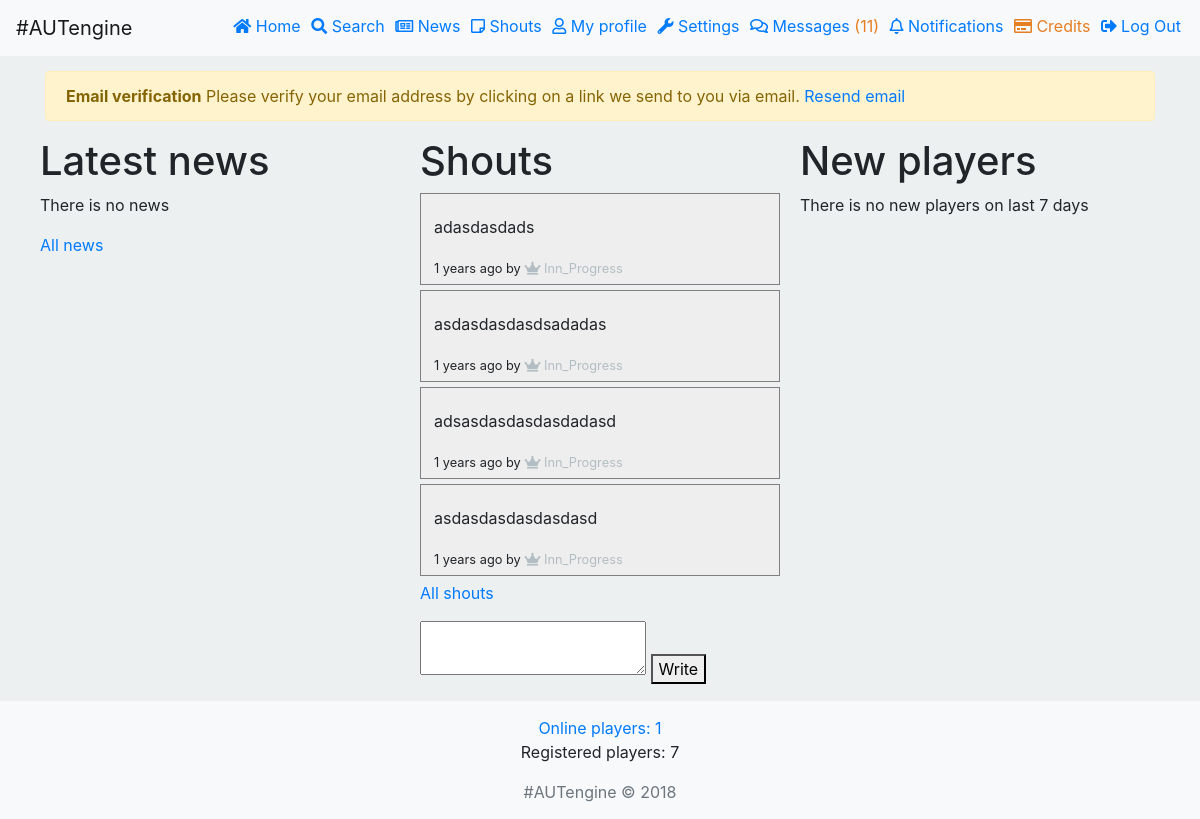
Screenshot of /home.php (signed in) with the database file from the repository.
### tables this page shows
CREATE TABLE `shouts` (
  `ID` int(11) NOT NULL,
  `writerID` int(11) NOT NULL,
  `content` text NOT NULL,
  `time` int(11) NOT NULL
);

CREATE TABLE `users` (
  `ID` int(11) NOT NULL,
  `username` text NOT NULL,
  `email` text NOT NULL,
  `emailVerified` tinyint(1) NOT NULL DEFAULT '0',
  `password` varchar(255) NOT NULL,
  `registrationIP` varchar(15) NOT NULL DEFAULT 'notfound',
  `lastIP` varchar(15) NOT NULL DEFAULT 'notfound',
  `role` tinyint(1) NOT NULL DEFAULT '0',
  `registerDate` int(11) NOT NULL,
  `loginDate` int(11) NOT NULL DEFAULT '0',
  `miniMsg` text,
  `errorMsg` text,
  `lastShout` int(11) NOT NULL DEFAULT '0',
  `mute` int(11) NOT NULL DEFAULT '0',
  `lastPage` varchar(100) NOT NULL DEFAULT 'home.php',
  `lastComment` int(11) NOT NULL DEFAULT '0',
  `credits` int(11) NOT NULL DEFAULT '10',
  `vip` int(11) NOT NULL DEFAULT '0'
);

### src/classes/User.php (called while the page is built, shortened)
<?php
class User
{
  static function onlineUsers() {
  	global $connection;
    $users = 0;
  	if($onlineUsersCount = mysqli_query($connection, "SELECT * FROM `user_online`")) {
  	   $users = mysqli_num_rows($onlineUsersCount);
    }
    return $users;
  }
  static function loadSInfo($id = null, $table = "bans") {
  	global $connection;
  	$query = "SELECT * FROM `".$table."` WHERE `userID`='".mysqli_real_escape_string($connection, $id)."'";
  	$query = mysqli_query($connection, $query);
  	$row = mysqli_fetch_array($query);
  	return $row;
  }
}
?>

### scripts/mainFuncs.php (the view, shortened to what this page needs)
<?php
$connection -> query("DELETE FROM `user_online` WHERE `time`<'".(time() - 600)."'");
$connection -> query("DELETE FROM `bans` WHERE `time` - '".time()."' < 1 AND `time` != '-1'");
$connection -> query("DELETE FROM `mutes` WHERE `time` - '".time()."' < 1");
$settingsIncludes = "";
function userLink($id) {
	global $connection;
	$query = "SELECT `username`, `loginDate`, `role`, `vip` FROM `users` WHERE `ID`='".mysqli_real_escape_string($connection, $id)."'";
	$query = mysqli_query($connection, $query);
	$row = mysqli_fetch_array($query);
	$addClasses = "";
	$icon = '<i class="fas fa-user"></i>';
	if($row['role'] == 2 || $row['role'] == 3) $icon = '<i class="fas fa-screwdriver"></i>';
	else if($row['role'] == 4) {
		$icon = '<i class="fas fa-crown"></i>';
	}
	if(time() - $row['loginDate'] > 864000) $addClasses = "class='muted-text'";
	if(!empty(User::loadSInfo($id, "bans"))) {
		$addClasses = "class='banned-text danger'";
		$icon = '<i class="fas fa-ban"></i>';
	}
	return "<a ".$addClasses." href='user.php?ID=".$id."'>".$icon." ".htmlspecialchars($row['username'])."</a>";
}
function unreadMessages() {
	global $connection;
	$uMsgs = mysqli_query($connection, "SELECT `ID` FROM `messages` WHERE `receiverID`='".$_SESSION['userID']."' AND `msgOwner`='".$_SESSION['userID']."' AND `msgRead`='0'");
	return mysqli_num_rows($uMsgs);
}
function registeredPlayers() {
	global $connection;
	$rPlayers = mysqli_query($connection, "SELECT `ID` FROM `users`");
	return mysqli_num_rows($rPlayers);
}
function loadUserData() {
	global $connection;
	$loadDataQuery = mysqli_query($connection, "SELECT * FROM `users` WHERE `ID`='".$_SESSION['userID']."'");
	$row = mysqli_fetch_array($loadDataQuery);
	return $row;
}
function formEditorIncludes() {
	return '<link rel="stylesheet" href="https://maxcdn.bootstrapcdn.com/bootstrap/4.0.0-beta/css/bootstrap.min.css">
	<script src="https://code.jquery.com/jquery-3.2.1.slim.min.js"></script>
	<script src="https://cdnjs.cloudflare.com/ajax/libs/popper.js/1.11.0/umd/popper.min.js"></script>
	<script src="https://maxcdn.bootstrapcdn.com/bootstrap/4.0.0-beta/js/bootstrap.min.js"></script>
	<link href="https://cdnjs.cloudflare.com/ajax/libs/summernote/0.8.9/summernote-bs4.css" rel="stylesheet">
	<script src="https://cdnjs.cloudflare.com/ajax/libs/summernote/0.8.9/summernote-bs4.js"></script>';
}
function showShout($shoutArray, $role) {
	$returnText = '
	<section class="messageSection">
		<p>'.$shoutArray['content'].'</p>
		<small>'.getTimeAgo($shoutArray['time']).' ago by '.userLink($shoutArray['writerID']).'</small>';
		$returnText .= '
	</section>';
	return $returnText;
}
function getTimeAgo($time) {
	$writeTime = time() - $time;
	if($writeTime < 60) $writeTime = $writeTime." sek.";
	else if($writeTime < 3600) $writeTime = round($writeTime / 60)." min";
	else if($writeTime < 86400) $writeTime = round($writeTime / 60/ 60)." h";
	else if($writeTime < 86400 * 7) $writeTime = round($writeTime / 60 / 60 / 24)." days";
	else if($writeTime < 86400 * 365) $writeTime = round($writeTime / 60 / 60 / 24 / 7)." weeks";
	else $writeTime = round($writeTime / 60 / 60 / 24 / 365)." years";
	return $writeTime;
}
?>

### home.php (shortened to what this page needs)
<?php
	require "scripts/connection.php";
	require "scripts/mainFuncs.php";
	$settingsIncludes .= formEditorIncludes();
?>
<!DOCTYPE html>
<html>
<?php include("html/head.php"); ?>
<body>
	<?php include("html/header.php"); ?>
	<section class="row">
		<section class="f-33 centered">
			<h1>Latest news</h1>
			<?php
			$newNews = mysqli_query($connection, "SELECT * FROM `news` WHERE '".time()."' - `writeTime` < '604800' ORDER BY `ID` DESC LIMIT 5");
			if(mysqli_num_rows($newNews)) {
				while($newRow = mysqli_fetch_array($newNews)) {
					echo
					'<section class="messageSection inlineHeading">
						<h4>'.$newRow['title'].'</h4>
						<small>'.getTimeAgo($newRow['writeTime']).' ago by '.userLink($newRow['writerID']).'</small> <br>
						<a href="new.php?ID='.$newRow['ID'].'">Read...</a>
					</section>';
				}
			} else {
				echo '<p>There is no news</p>';
			}
			echo '<p><a href="news.php">All news</a></p>';
			?>
		</section>
		<section class="f-33 centered">
			<h1>Shouts</h1>
			<section>
				<?php
				$newShouts = mysqli_query($connection, "SELECT * FROM `shouts` ORDER BY `ID` DESC LIMIT 4");
				if(mysqli_num_rows($newShouts)) {
					while($shoutRow = mysqli_fetch_array($newShouts)) {
						echo showShout($shoutRow, $row['role']);
					}
				} else {
					echo 'There is no shouts';
				}
				echo '<p><a href="shouts.php">All shouts</a></p>';
				?>
				<form method="POST" action="writeShout.php">
					<textarea id="summernote" name="shoutContent"></textarea>
					<button>Write</button>
				</form>
			</section>
		</section>
		<section class="f-33 centered">
			<h1>New players</h1>
			<?php
			$newPlayersQuery = mysqli_query($connection, "SELECT `ID`, `registerDate` FROM `users` WHERE '".time()."' - `registerDate` < '604800' ORDER BY `registerDate` DESC LIMIT 6");
			if(mysqli_num_rows($newPlayersQuery)) {
				while($playersRow = mysqli_fetch_array($newPlayersQuery)) {
					echo '
					<section class="messageSection">
						<h3>'.userLink($playersRow['ID']).'</h3>
						Registered '.getTimeAgo($playersRow['registerDate']).' ago
					</section>
					';
				}
			} else {
				echo 'There is no new players on last 7 days';
			}
			?>
		</section>
	</section>
	<?php include("html/footer.php"); ?>
</body>
</html>

### settings/settings.php (shortened to what this page needs)
<?php
$settingsIncludes .= '
<link rel="stylesheet" href="https://use.fontawesome.com/releases/v5.0.13/css/all.css">
<link rel="stylesheet" href="https://stackpath.bootstrapcdn.com/bootstrap/4.1.1/css/bootstrap.min.css">
<link rel="stylesheet" type="text/css" href="styles/custom.css">
';
?>

### html/head.php
<?php
include("settings/settings.php");
echo
'
<head>
	<title>'.$title.'</title>
	<meta charset="UTF-8">
	<meta name="keywords" content="'.$keywords.'">
	<meta name="description" content="'.$description.'">
	<meta name="author" content="'.$author.'">
	<meta name="viewport" content="width=device-width, initial-scale=1.0">
	<link rel="stylesheet" type="text/css" href="styles/default.css">
	'.$settingsIncludes.'
</head>
';
?>

### html/header.php (shortened to what this page needs)
<nav class="navbar navbar-light bg-light">
  <a class="navbar-brand" href="#">
    #AUTengine
    <?php include("html/navigation.php"); ?>
  </a>
</nav>
<div class="container">
	<?php
	if(array_key_exists('userID', $_SESSION)) {
		$row = loadUserData();
		if($row['emailVerified'] == 0) {
			echo '
			<div class="alert alert-warning alert-dismissible fade show" role="alert">
			  <strong>Email verification</strong> Please verify your email address by clicking on a link we send to you via email. <a href="resend.php">Resend email</a>
			</div>
			';
		}
	}
	?>

### html/navigation.php (shortened to what this page needs)
<?php
if(array_key_exists('userID', $_SESSION))
{
	$unreadMsgText = "";
	$unreadMessages = unreadMessages();
	if($unreadMessages > 0) {
		$unreadMsgText = "<span class='specialColor unreadMessages'>(".$unreadMessages.")</span>";
	}
	$unreadNotificationsText = "";
	echo '
		<ul id="navigation-list">
			<li> <a href="home.php"><i class="fas fa-home"></i> Home</a> </li>
			<li> <a href="search.php"><i class="fas fa-search"></i> Search</a> </li>
			<li> <a href="news.php"><i class="far fa-newspaper"></i> News</a> </li>
			<li> <a href="shouts.php"><i class="far fa-sticky-note"></i> Shouts</a> </li>
			<li> <a href="user.php?ID='.$_SESSION['userID'].'"><i class="far fa-user"></i> My profile</a> </li>
			<li> <a href="settings.php"><i class="fas fa-wrench"></i> Settings</a> </li>
			<li> <a href="messages.php?type=received"><i class="far fa-comments"></i> Messages '.$unreadMsgText.'</a> </li>
			<li> <a href="notifications.php"><i class="far fa-bell"></i> Notifications '.$unreadNotificationsText.'</a> </li>
			<li> <a class="specialColor" href="credits.php"><i class="far fa-credit-card"></i> Credits</a> </li>
			<li> <a href="home.php?logout=1"><i class="fas fa-sign-out-alt"></i> Log Out</a> </li>
		</ul>';
}
?>

### html/footer.php (shortened to what this page needs)
</div>
<footer class="footer bg-light">
	<p><a href="online.php">Online players: <?php echo User::onlineUsers(); ?></a> <br>
	Registered players: <?php echo registeredPlayers(); ?></p>
    <span class="text-muted">#AUTengine &copy; 2018</span>
</footer>

### styles/default.css (style rules this page uses)
body { min-width: 1050px; }
.messageSection, .notificationsSection { border: 1px solid grey; box-sizing: border-box; word-wrap: break-word; }
.specialColor { color: #e67e22; }
.muted-text { color: #b2bec3; }
.row { flex-wrap: flex; display: flex; }
.f-33 { flex: calc(33.3333333% - 20px); width: calc(33.3333333% - 20px); margin: 0 10px; }

### styles/custom.css (style rules this page uses)
html { position: relative; min-height: 100%; }
#navigation-list li { display: inline-block; padding: 0 3px; position: relative; top: 6px; }
body { background-color: #ecf0f1; margin-bottom: 120px; }
.container { padding-top: 15px; padding-bottom: 15px; }
.messageSection, .notificationsSection { padding: 5px 13px; margin: 5px 0; background-color: #EEE; }
.footer { text-align: center; position: absolute; bottom: 0; width: 100%; padding: 15px 0; }

### rows the page displays
shouts: content "adasdasdads", time "1 years", users.username "Inn_Progress"
shouts: content "asdasdasdasdsadadas", time "1 years", users.username "Inn_Progress"
shouts: content "adsasdasdasdasdadasd", time "1 years", users.username "Inn_Progress"
shouts: content "asdasdasdasdasdasd", time "1 years", users.username "Inn_Progress"

### other values shown
$unreadMessages "11"
User::onlineUsers() "1"
registeredPlayers() "7"
